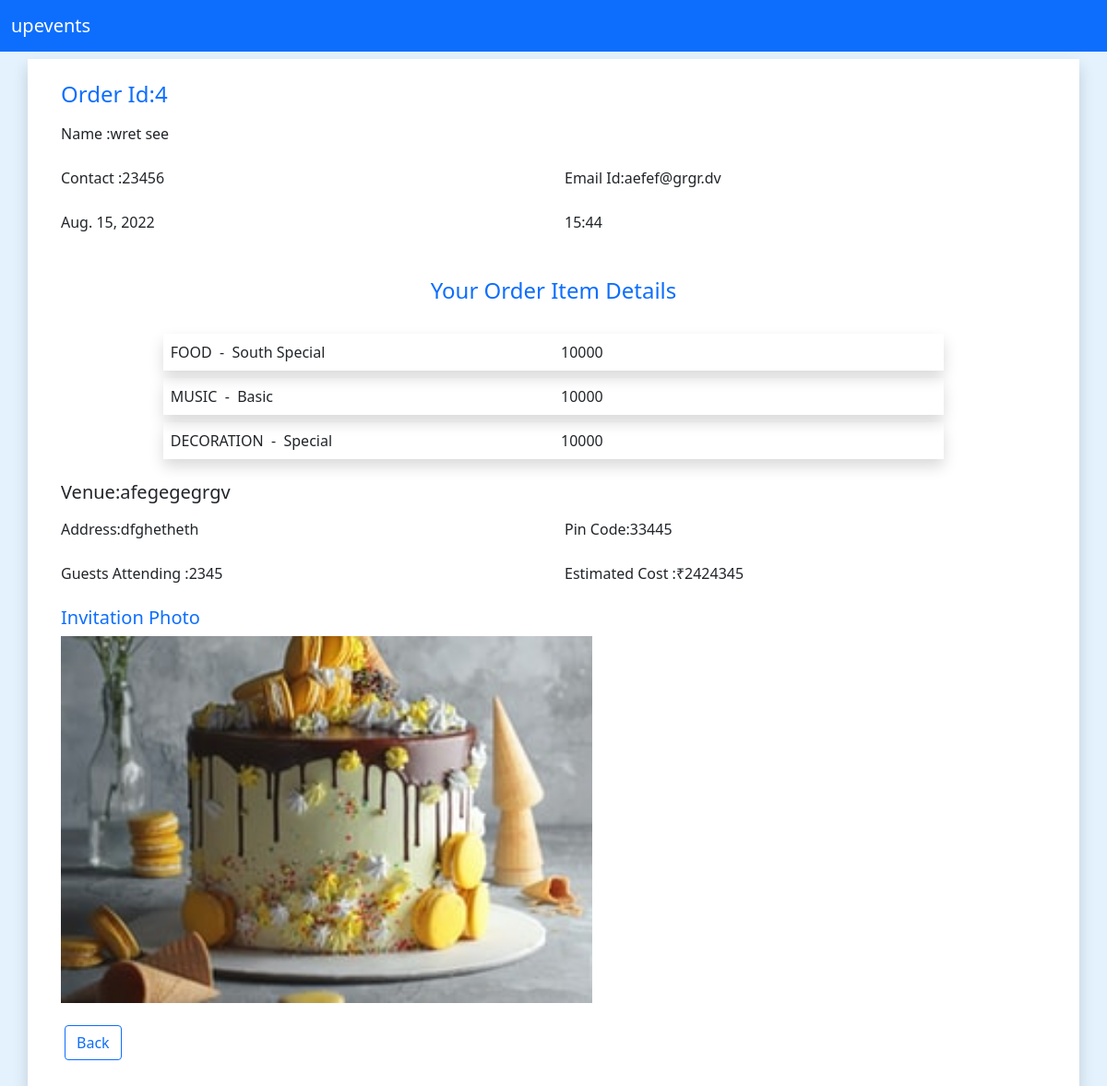
The page /organiser/userorderinfo/4 (signed in) on the database its author committed.
### user/models.py (models this page shows, shortened)
class Order(models.Model):
    order_id=models.AutoField(primary_key=True)
    user_name=models.CharField(max_length=30)
    name=models.CharField(max_length=70)
    mbl_no=models.CharField(max_length=70)
    email=models.CharField(max_length=70)
    date=models.DateField()
    time=models.CharField(max_length=70)
    est_people=models.IntegerField()
    venue=models.CharField(max_length=70)
    venue_address=models.CharField(max_length=300)
    venue_pin=models.CharField(max_length=70)
    est_cost=models.IntegerField()
    invite_image=models.URLField()
    order_items=models.TextField(default='')

### organiser/models.py (models this page shows, shortened)
class Package(models.Model):
    Type_choice=(
        ('FOOD','FOOD'),
        ('DECORATION','DECORATION'),
        ('MUSIC','MUSIC'),
        ('LIGHTING','LIGHTING'),
        ('STAGE PROGRAM','STAGE PROGRAM')
    )
    package_id=models.AutoField(primary_key=True)
    package_title=models.CharField(max_length=50,default="")
    category=models.CharField(max_length=30,choices=Type_choice,default='MUSIC')
    package_image=models.ImageField(upload_to='Package/images', default="")
    package_desc=models.TextField(max_length=300, default="" )
    package_price=models.IntegerField(default=10000)

### organiser/views.py (the view)
# urls.py: path('userorderinfo/<int:order_id>',views.userorderinfo,name='userorderinfo')
def userorderinfo(request,order_id):
    order_details=Order.objects.filter(order_id=order_id)
    for i in order_details:
        order_item_list=json.loads(i.order_items)
    package_object=[]# list contain ordered package details
    for i in order_item_list:
        package_object.append(Package.objects.filter(package_id=i))
    return render(request,'organiser/userorderinfo.html',{'order_details':order_details,'order_item_list': package_object})

### organiser/templates/organiser/userorderinfo.html (shortened to what this page needs)
<!doctype html>
<html lang="en">
<head>
    <link href="https://cdn.jsdelivr.net/npm/bootstrap@5.0.2/dist/css/bootstrap.min.css" rel="stylesheet"
>
</head>
<body style="background-color:#E3F2FD ;">
    <nav class="navbar navbar-expand-lg navbar-dark bg-primary ">
        <div class="container-fluid">
          <a class="navbar-brand" href="/user">upevents</a>
        </div>
    </nav>
    {% if user.is_authenticated %}
    {% for i in order_details %}
    <div class="container shadow m-2 p-3 mx-auto bg-white">
        <div class="row m-2"><h4 class="text-primary">Order Id:{{i.order_id}}</h4></div>
        <div class="row m-2"><p>Name :{{i.name}}</p></div>
        <div class="row m-2">
            <div class="col"><p>Contact :{{i.mbl_no}}</p></div>
            <div class="col"><p>Email Id:{{i.email}}</p></div>
        </div>
        <div class="row m-2">
            <div class="col"><p>{{i.date}}</p></div>
            <div class="col"><p>{{i.time}}</p></div>
        </div>
        <div class="row m-4 text-center">
            <div class="col mt-2 text-primary"><h4>Your Order Item Details</h4></div>
        </div>
        <div class="container " style="width: 80%;">
            {% for j in order_item_list %}
            {% for l in j %}
            <div class="row m-2 shadow">
                <div class="col  p-2">
                    {{l.category}}&nbsp;&nbsp;-&nbsp;&nbsp;{{l.package_title}}
                </div>
                <div class="col  p-2">
                    {{l.package_price}}
                </div>
            </div>
            {% endfor %}
            {% endfor %}
        </div>
        <div class="row m-2 mt-4">
            <div class="col"><h5>Venue:{{i.venue}}</h5></div>
        </div>
        <div class="row m-2 ">
            <div class="col"><p>Address:{{i.venue_address}}</p></div>
            <div class="col"><p>Pin Code:{{i.venue_pin}}</p></div>
        </div>
        <div class="row m-2">
            <div class="col"><p>Guests Attending :{{i.est_people}} </p></div>
            <div class="col"><p>Estimated Cost :₹{{i.est_cost}} </p> </div>
        </div>
        <div class="row m-2">
            <h5 class="text-primary">Invitation Photo</h5>
            <img src="{{i.invite_image}}" alt="" srcset="" style="width:50vw ;">
        </div>
        <div class="row justify-content-left">
            <a href="/organiser" class="m-3"> <button class="btn btn-outline-primary mx-2" type="button">Back </button></a>
        </div>
    </div>
    {% endfor %}
    {% else %}
<h3 class="text-center my-4">Please Log in</h3>
<div class="container my-4 text-center">
<a href="/login" class="btn btn-outline-primary mx-2 " type="button">Login</a>
</div>
{%endif%}
</body>
</html>

### rows shown on the page
Order: order_id "4", name "wret see", mbl_no "23456", email "aefef@grgr.dv", date "Aug. 15, 2022", time "15:44", venue "afegegegrgv", venue_address "dfghetheth", venue_pin "33445", est_people "2345", est_cost "2424345", invite_image (picture)
Package: category "FOOD", package_title "South Special", package_price "10000"
Package: category "MUSIC", package_title "Basic", package_price "10000"
Package: category "DECORATION", package_title "Special", package_price "10000"
